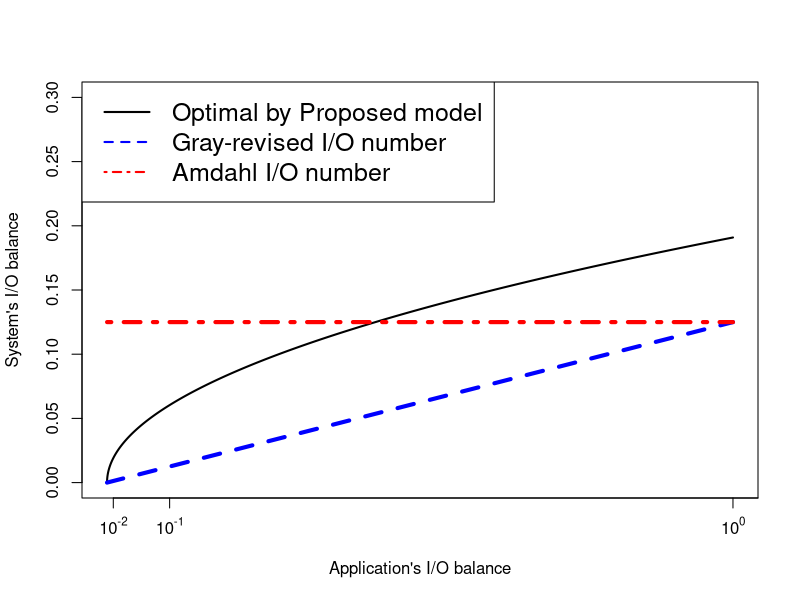

Write R code to recreate this figure.
pdf("//Users/arghyakusumdas/Documents/MyGitProjects/MyIeeeAccessPaper/IEEEtran/IEEEtran/Figures/ModelFigures/beta_io.pdf")
d <- 27.44

x <- seq(0, 1, by=.0001)

y <- sqrt(x/d)
plot(x, y, col='black', lwd=2, lty=1, type="l", xaxt="n", xlim=c(0, 1), ylim=c(0,.3),
xlab="Application's I/O balance",
ylab="System's I/O balance")
ticks <- seq(-2, 2, by=1)
labels <- sapply(ticks, function(i) as.expression(bquote(10^ .(i))))
axis(1, at=c(0.01, 0.1, 1, 10, 100), labels=labels)

y <- x/8
lines(x, y=y, lwd=4, col="blue", lty=2)

y <- 0.125/x*x
lines(x, y=y, lwd=4, col="red", lty=4)

legend("topleft", c("Optimal by Proposed model", "Gray-revised I/O number", "Amdahl I/O number"), col=c("black","blue","red"), lwd=c(2,2), lty=c(1,2,4), cex=1.5)
